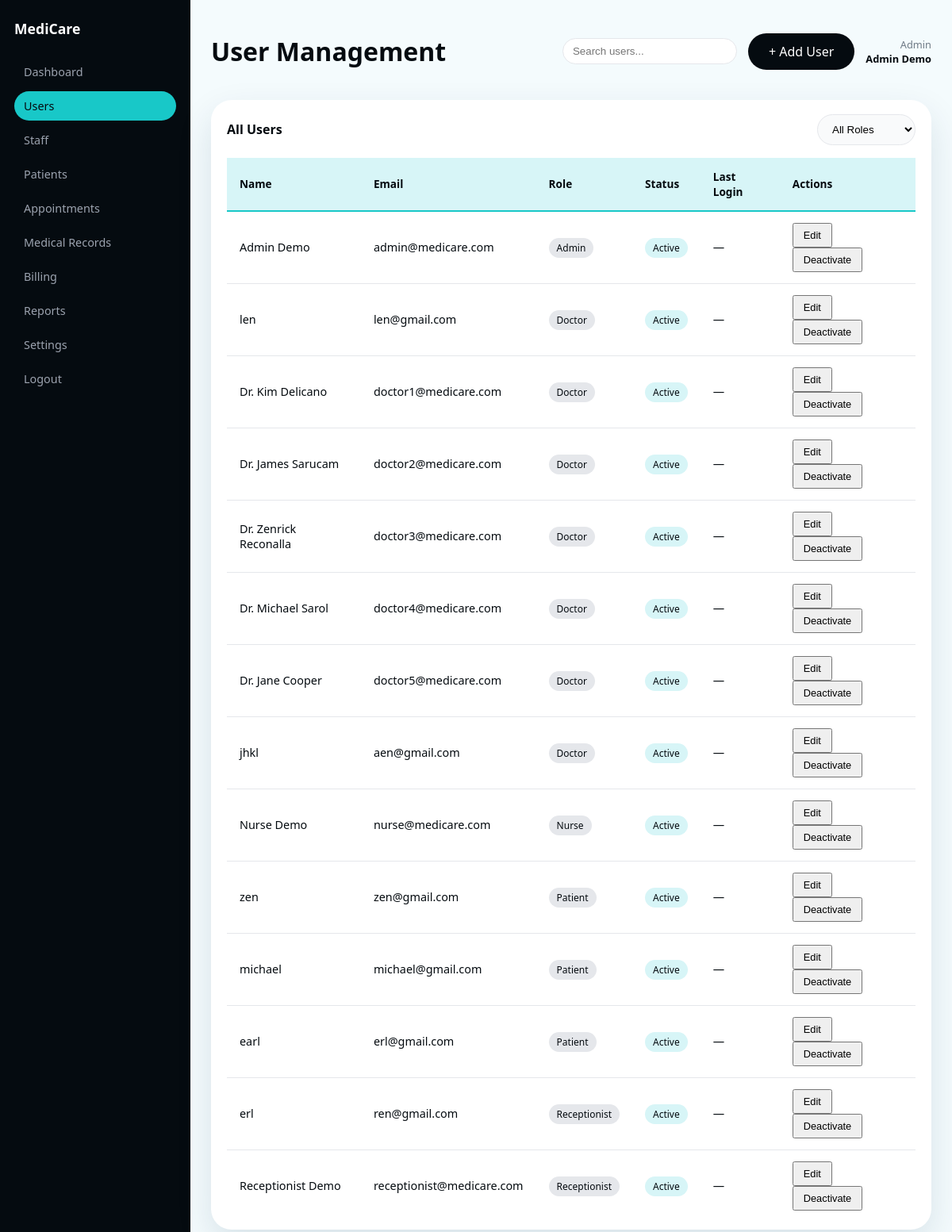
The app's page /medicare-clinic/index.php?page=admin-users (signed in), older data.
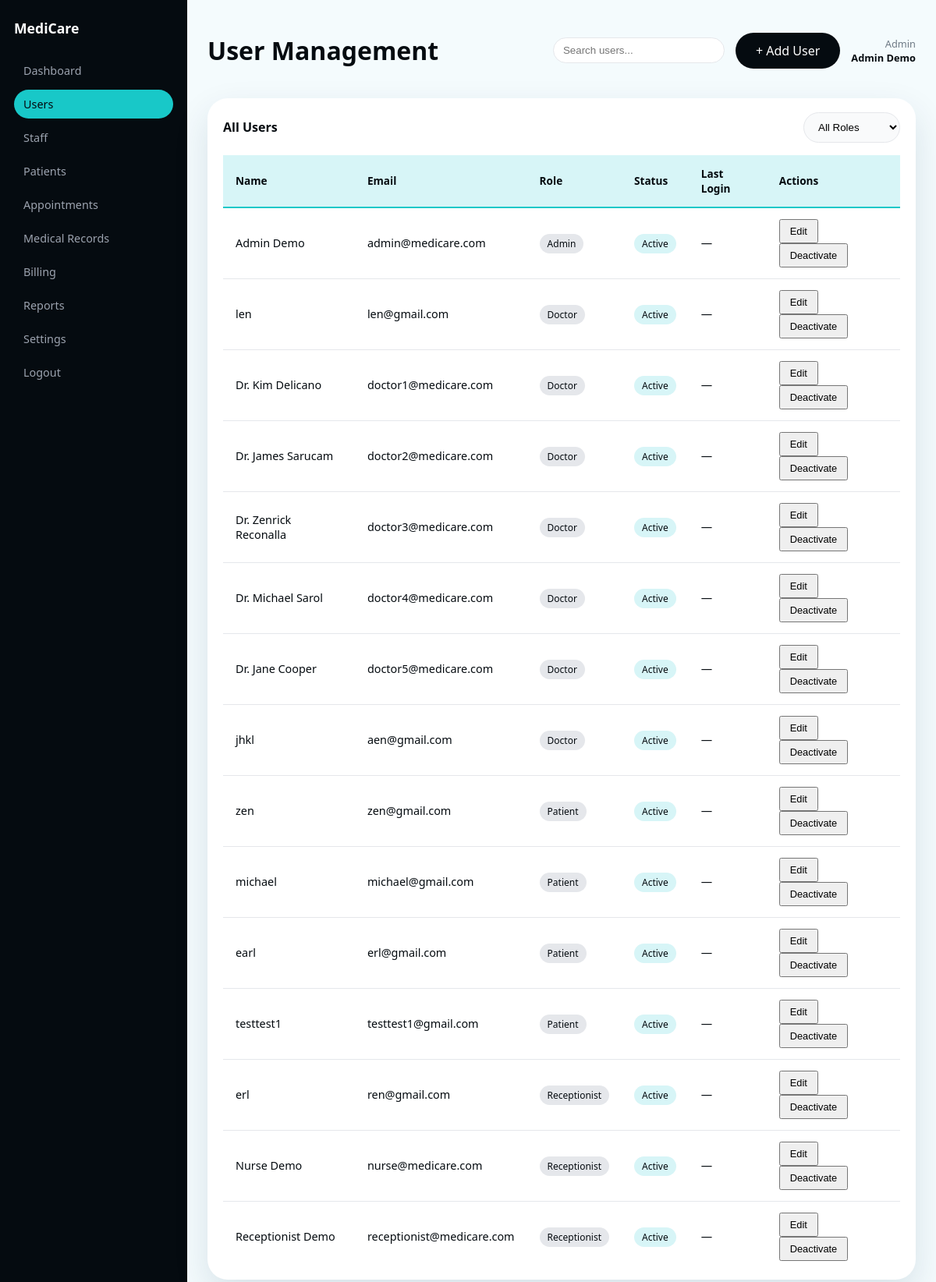
The same page, newer data.
### tables this page shows
CREATE TABLE users (
            id INTEGER PRIMARY KEY AUTOINCREMENT,
            email TEXT NOT NULL UNIQUE,
            password_hash TEXT NOT NULL,
            name TEXT NOT NULL,
            role TEXT NOT NULL CHECK(role IN ('admin','doctor','nurse','receptionist','patient')),
            created_at TEXT DEFAULT CURRENT_TIMESTAMP
        , department TEXT);

### medicare-clinic/config/auth.php (called while the page is built, shortened)
<?php
function current_user()
{
    return $_SESSION['user'] ?? null;
}

### medicare-clinic/app/views/admin/users.php (the view, shortened to what this page needs)
<?php
require __DIR__ . '/../layouts/admin_sidebar.php';
$pdo = $GLOBALS['pdo'] ?? null;
$user = current_user();
$sidebar = render_admin_sidebar();
$users = [];
if ($pdo) {
    $stmt = $pdo->query("SELECT id, name, email, role, created_at FROM users ORDER BY role, id");
    $users = $stmt ? $stmt->fetchAll(PDO::FETCH_ASSOC) : [];
}
?>
<div class="app-shell">
    <?php echo $sidebar; ?>
    <main class="main-content">
        <header class="main-header">
            <h1>User Management</h1>
            <div class="header-right">
                <div class="search-bar">
                    <input type="text" placeholder="Search users..." />
                </div>
                <a class="btn-primary" href="index.php?page=admin-register">+ Add User</a>
                <div class="user-info">
                    <span class="role">Admin</span>
                    <span class="name"><?php echo htmlspecialchars($user['name'] ?? 'Admin'); ?></span>
                </div>
            </div>
        </header>
        <section class="panel">
            <div class="panel-header">
                <h3>All Users</h3>
                <select>
                    <option>All Roles</option>
                </select>
            </div>
            <table class="data-table">
                <thead>
                    <tr>
                        <th>Name</th>
                        <th>Email</th>
                        <th>Role</th>
                        <th>Status</th>
                        <th>Last Login</th>
                        <th>Actions</th>
                    </tr>
                </thead>
                <tbody>
                    <?php foreach ($users as $u): ?>
                    <tr>
                        <td><?php echo htmlspecialchars($u['name']); ?></td>
                        <td><?php echo htmlspecialchars($u['email']); ?></td>
                        <td><span class="badge"><?php echo htmlspecialchars(ucfirst($u['role'])); ?></span></td>
                        <td><span class="badge cyan">Active</span></td>
                        <td>—</td>
                        <td>
                            <button class="btn-outline small">Edit</button>
                            <button class="btn-outline small">Deactivate</button>
                        </td>
                    </tr>
                    <?php endforeach; ?>
                </tbody>
            </table>
        </section>
    </main>
</div>

Row changes from the older to the newer data that the page shows:
added users: name "testtest1", email "testtest1@gmail.com", role "Patient"
changed users "Nurse Demo": role "Nurse" → "Receptionist"; moves down the list
